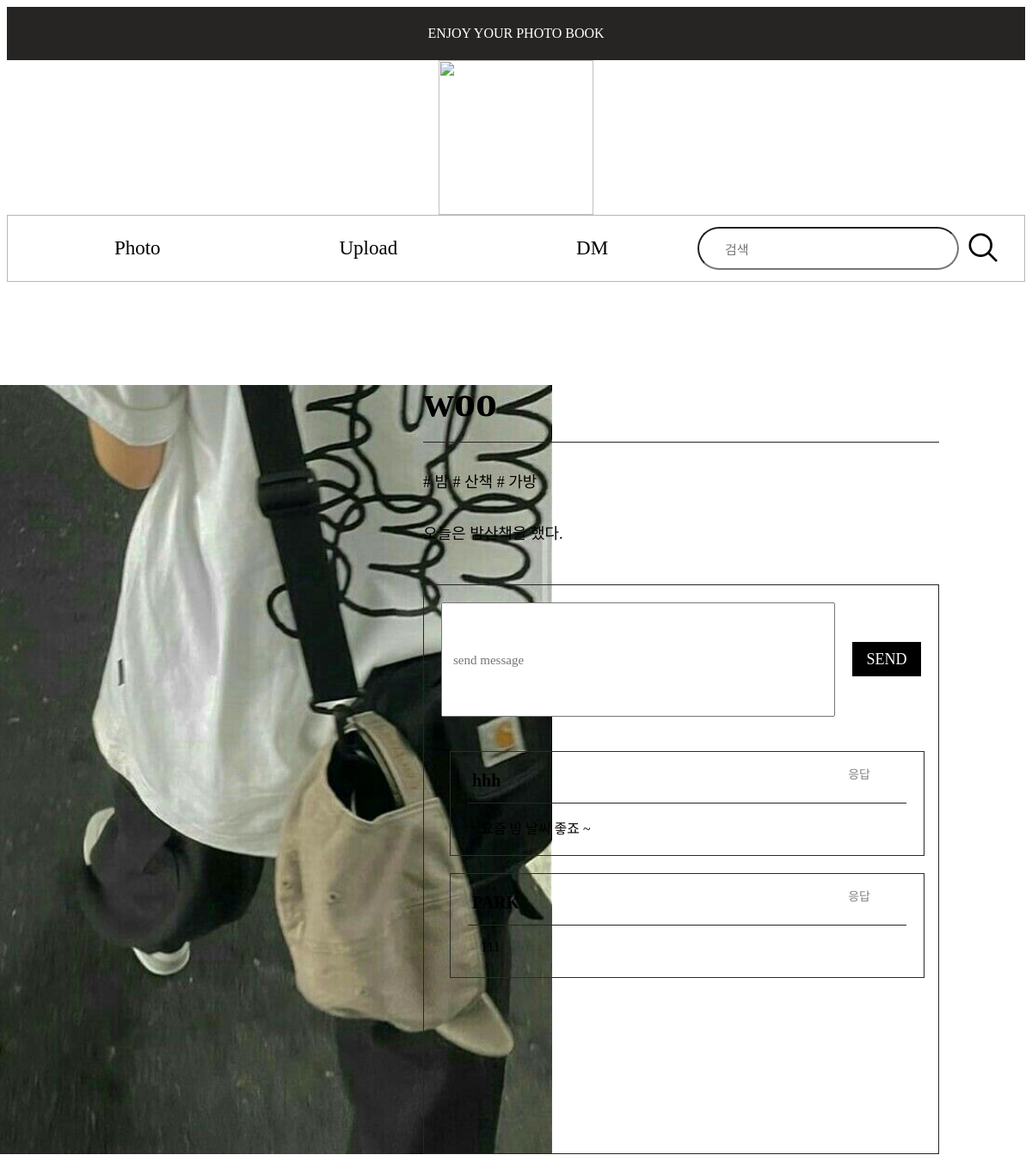
Page /photo_detail/2 on the committed database.
### tables this page shows
CREATE TABLE photo_table (
    photo_ID INTEGER PRIMARY KEY AUTOINCREMENT,
    user_ID INTEGER NOT NULL,
    photo_img TEXT NOT NULL,
    photo_describ TEXT NOT NULL,
    FOREIGN KEY (user_ID) REFERENCES user_table(ID)
);

CREATE TABLE user_table (
    ID INTEGER PRIMARY KEY AUTOINCREMENT,
    user_nickname TEXT NOT NULL,
    user_ID TEXT NOT NULL UNIQUE,
    user_PW TEXT NOT NULL
);

CREATE TABLE DM_table (
    DM_ID INTEGER PRIMARY KEY AUTOINCREMENT,
    user_ID INTEGER NOT NULL,
    photo_ID INTEGER NOT NULL,
    DM_msg TEXT NOT NULL, parent_user_name TEXT, parent_ID TEXT,
    FOREIGN KEY (user_ID) REFERENCES user_table(ID),
    FOREIGN KEY (photo_ID) REFERENCES photo_table(photo_ID)
);

### signup.py (the view)
@app.route('/photo_detail/<int:item_id>')
def photo_detail(item_id):
    with sqlite3.connect('photo_album.db') as con:
        cur = con.cursor()
        cur.execute('''
            SELECT photo_table.photo_img, user_table.user_nickname, GROUP_CONCAT(photo_keyword_table.keyword), photo_table.photo_describ, photo_table.user_ID
            FROM photo_table
            JOIN user_table ON photo_table.user_ID = user_table.ID
            LEFT JOIN photo_keyword_table ON photo_table.photo_ID = photo_keyword_table.photo_ID
            WHERE photo_table.photo_ID = ?
            GROUP BY photo_table.photo_ID
        ''', (item_id,))
        photo = cur.fetchone()
        cur.execute('''
            SELECT DM_table.DM_ID, DM_table.DM_msg, user_table.user_nickname, DM_table.user_ID, DM_table.parent_ID
            FROM DM_table
            JOIN user_table ON DM_table.user_ID = user_table.ID
            WHERE DM_table.photo_ID = ?
            ORDER BY DM_table.DM_ID ASC
        ''', (item_id,))
        dms = cur.fetchall()
        is_user = 'user_id' in session and session['user_id'] == photo[4]
    keywords = photo[2] if photo[2] is not None else ''
    keywords_list = keywords.split(',')
    formatted_keywords = ' '.join([f'# {kw.strip()}' for kw in keywords_list])
    dms_with_parent = []
    for dm in dms:
        parent_user_name = None
        if dm[4]:  # parent_ID가 있는 경우
            cur.execute('SELECT user_nickname FROM user_table WHERE ID = (SELECT user_ID FROM DM_table WHERE DM_ID = ?)', (dm[4],))
            parent_user_name_result = cur.fetchone()
            if parent_user_name_result:
                parent_user_name = parent_user_name_result[0]
        dms_with_parent.append((dm[0], dm[1], dm[2], dm[3], dm[4], parent_user_name))
    item = {
    'id': item_id,
    'author': photo[1],
    'keywords': formatted_keywords,
    'description': photo[3],
    'img_src': photo[0],
    'is_user': is_user
    }
    return render_template('photo_detail.html', item=item, dms=dms_with_parent)

### templates/photo_detail.html (shortened to what this page needs)
<!DOCTYPE html>
<html>
<head>
    <link rel="stylesheet" href="{{ url_for('static', filename='photo_detail.css') }}" />
</head>
<body>
    <div id='top'>ENJOY YOUR PHOTO BOOK</div>
    <div id="camera_img_container">
        <img id='camera_img' src="{{ url_for('static', filename='assets/camera.png') }}">
    </div>
    <div id="container">
        <div id='topbar_container'>
            <div class="topbar_btn_container"><button class='topbar_btn' onclick="location.href='{{ url_for('mainpage') }}'">Photo</button></div>
            <div class="topbar_btn_container"><button class='topbar_btn' onclick="location.href='{{ url_for('photo_upload') }}'">Upload</button></div>
            <div class="topbar_btn_container"><button class='topbar_btn' onclick="location.href='{{ url_for('dm_list') }}'">DM</button></div>
            <div id="keyword_container">
                <form action="search_keyword" method="POST">
                    <input type="text" id="keyword" name="keyword" placeholder="검색">
                    <button id="search_btn"><img id='search_img' src="{{ url_for('static', filename='assets/search.png') }}"></button>
                </form>
            </div>
        </div>
        <div id="photo_container">
            <div class='photo'>
                <img class='photo_img' src="{{ url_for('static', filename=item['img_src']) }}">
            </div>
        </div>
        <div id='photo_detail_container'>
            <div class="photo_detail">
                <p class="author">{{ item['author'] }}</p>
                <p class="line"></p>
                <p class="keyword"><span class="keyword-item">{{ item['keywords'] }}</span></p>
                <p class="description">{{ item['description'] }}</p>
            </div>
        </div>
        <div id="msg_container">
            <div class="msg_send_container">
                <form action="{{ url_for('msg_send') }}" method="POST">
                    <input type="text" id="msg" name="msg" placeholder="send message">
                    <button id="send_btn">SEND</button>
                </form>
            </div>
            {% for dm in dms %}
            <div class="user_msg_container {% if dm[4] %}reply_msg_container{% endif %}" id="msg_{{ dm[0] }}">
                <p class="user_name">{{ dm[2] }}</p>
                <p class="mini_line"></p>
                <p class="direct_msg">{{ dm[1] }}</p>
                <button class='reply_btn' onclick="showReplyForm({{ dm[0] }})">응답</button>
            </div>
        {% endfor %}
        </div>
    </div>
</body>
</html>

### static/photo_detail.css (style rules this page uses)
body { font-family: 'Pretendard-Regular'; }
#top { display: flex; justify-content: center; align-items: center; background-color: #272424; color : #FFFFFF; height: 62px; }
#container { display: grid; grid-template-columns: repeat(3, 1fr); grid-template-rows: auto; gap: 0; }
#camera_img_container { display: flex; justify-content: center; align-items: center; }
#camera_img { width: 180px; height: 180px; }
#topbar_container { grid-column: 1/4; border-style: solid; border-color:#b7b7b7; border-width: 1px; display: flex; justify-content: center; align-items: center; height: 76px; padding: 0 20px; }
.topbar_btn_container { display: flex; justify-content: center; align-items: center; gap : 20px; flex-wrap: nowrap; flex-grow : 1; }
.topbar_btn { color:black; background-color: #FFFFFF; border:0px; font-size: 23px; font-family: 'Pretendard-Regular'; }
#keyword_container { margin-left: auto; display: flex; justify-content: flex-end; }
#search_btn { background-color: #FFFFFF; border:0px; }
#keyword { border-radius: 50px; width: 278px; height: 44px; font-size: 22px; padding-left: 20px; }
input::placeholder { display: flex; align-items: center; font-size: 20px; padding-left: 10px; font-family: 'Pretendard-Regular'; }
#search_img { width:44px; height: 44px; }
form { display: flex; align-items: center; justify-content: center; }
#photo_container { grid-row : 2/4; grid-column: 1/3; }
.photo { margin-top: 120px; display: flex; align-items: center; flex-direction: column; }
.photo_img { width: 784px; height: 895px; }
#photo_detail_container { grid-column : 3/4; grid-row: 2/3; display: flex; height: 100%; position: relative; }
.photo_detail { margin-top: 120px; display: flex; align-items: center; flex-direction: column; }
.author { position: absolute; top: 60px; left: 0; font-size: 50px; font-weight: 650; }
.line { position: absolute; top: 170px; left: 0; content: ""; background-color: #272424; height: 1px; width: 600px; }
.keyword { position: absolute; top : 200px; left: 0; font-size: 18px; font-weight: 400; }
.keyword-item { margin-right:5px; }
.description { position: absolute; top : 260px; left: 0; font-size: 18px; font-weight: 400; }
#msg_container { margin-top: 210px; margin-right: 100px; border: #272424; border-style: solid; border-width: 1px; min-height: 640px; }
#msg { margin: 20px; width: 450px; height: 127px; font-size: 18px; }
input::placeholder { display: flex; font-size: 15px; font-family: 'Pretendard-Regular'; }
#send_btn { margin-right: 20px; display: block; font-size: 18px; background-color: black; color: white; text-align: center; border: 0px; width: 80px; height: 40px; font-family: 'Pretendard-Regular'; }
.user_msg_container { display: flex; position: relative; margin-left: 30px; margin-top: 20px; margin-bottom: 20px; border: #2b2b2b; border-style: solid; border-width: 1px; width: 550px; height: 120px; }
.user_name { position: absolute; top: 2px; margin-left: 25px; font-size: 20px; font-weight: 600; }
.mini_line { position: absolute; top: 43px; left: 0; margin-left: 20px; content: ""; background-color: #272424; height: 1px; width: 510px; }
.direct_msg { position: absolute; top: 60px; margin-left: 35px; font-size: 16px; }
.reply_btn { position: absolute; top: 14px; right: 56px; font-size: 14px; color: #808080; background-color: transparent; border: 0; font-family: 'Pretendard-Regular'; }

### rows in the picture
photo_table: photo_img (picture), description "오늘은 밤산책을 했다."
user_table: author "woo"
DM_table: user_nickname "hhh", DM_msg "요즘 밤 날씨 좋죠 ~"
DM_table: user_nickname "PARK", DM_msg "111"

### other values in the picture
{{ item['keywords'] }} "# 밤 # 산책 # 가방"
